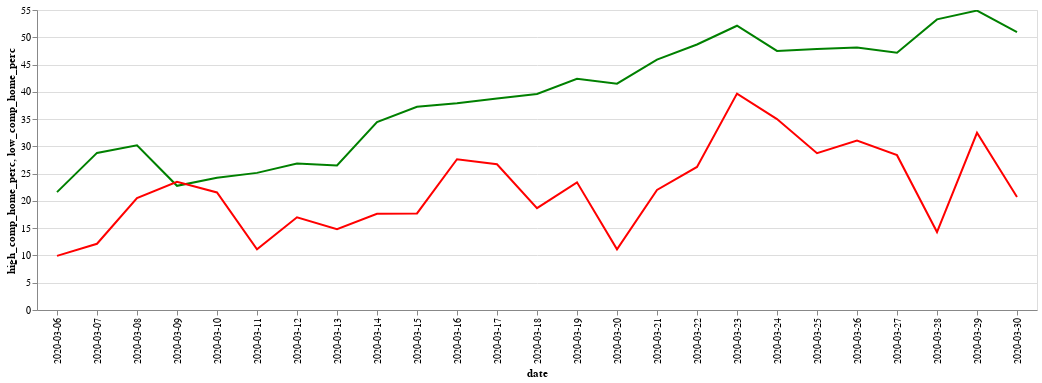

Here is the notebook cell this chart was saved with:
### Code cell
base = alt.Chart(df1.reset_index()).encode(x='date'
).properties(width = 1000)
alt.layer(
    base.mark_line(color='green').encode(y='high_comp_home_perc'),
    base.mark_line(color='red').encode(y='low_comp_home_perc')
).interactive()

### Figure 1 — Vega-Lite specification as saved in the notebook (floating-point values rounded to 4 significant figures)
{"config": {"view": {"continuousWidth": 400, "continuousHeight": 300}}, "layer": [{"mark": {"type": "line", "color": "green"}, "encoding": {"x": {"type": "nominal", "field": "date"}, "y": {"type": "quantitative", "field": "high_comp_home_perc"}}, "selection": {"selector001": {"type": "interval", "bind": "scales", "encodings": ["x", "y"]}}, "width": 1000}, {"mark": {"type": "line", "color": "red"}, "encoding": {"x": {"type": "nominal", "field": "date"}, "y": {"type": "quantitative", "field": "low_comp_home_perc"}}, "width": 1000}], "data": {"name": "data-806198746990bc9226a94b3867023325"}, "$schema": "https://vega.github.io/schema/vega-lite/v4.8.1.json", "datasets": {"data-806198746990bc9226a94b3867023325": [{"index": 40, "date": "2020-03-16", "high_comp_home_perc": 37.91, "low_comp_home_perc": 27.64}, {"index": 54, "date": "2020-03-06", "high_comp_home_perc": 21.61, "low_comp_home_perc": 9.921}, {"index": 55, "date": "2020-03-26", "high_comp_home_perc": 48.13, "low_comp_home_perc": 31.07}, {"index": 78, "date": "2020-03-25", "high_comp_home_perc": 47.86, "low_comp_home_perc": 28.75}, {"index": 100, "date": "2020-03-20", "high_comp_home_perc": 41.48, "low_comp_home_perc": 11.13}, {"index": 113, "date": "2020-03-24", "high_comp_home_perc": 47.5, "low_comp_home_perc": 35.0}, {"index": 130, "date": "2020-03-10", "high_comp_home_perc": 24.26, "low_comp_home_perc": 21.55}, {"index": 135, "date": "2020-03-12", "high_comp_home_perc": 26.84, "low_comp_home_perc": 17.0}, {"index": 146, "date": "2020-03-11", "high_comp_home_perc": 25.14, "low_comp_home_perc": 11.14}, {"index": 161, "date": "2020-03-13", "high_comp_home_perc": 26.5, "low_comp_home_perc": 14.82}, {"index": 162, "date": "2020-03-27", "high_comp_home_perc": 47.18, "low_comp_home_perc": 28.38}, {"index": 163, "date": "2020-03-22", "high_comp_home_perc": 48.68, "low_comp_home_perc": 26.23}, {"index": 172, "date": "2020-03-28", "high_comp_home_perc": 53.28, "low_comp_home_perc": 14.29}, {"index": 201, "date": "2020-03-19", "high_comp_home_perc": 42.39, "low_comp_home_perc": 23.41}, {"index": 234, "date": "2020-03-09", "high_comp_home_perc": 22.77, "low_comp_home_perc": 23.5}, {"index": 240, "date": "2020-03-29", "high_comp_home_perc": 54.9, "low_comp_home_perc": 32.48}, {"index": 270, "date": "2020-03-08", "high_comp_home_perc": 30.2, "low_comp_home_perc": 20.51}, {"index": 293, "date": "2020-03-15", "high_comp_home_perc": 37.26, "low_comp_home_perc": 17.71}, {"index": 296, "date": "2020-03-07", "high_comp_home_perc": 28.8, "low_comp_home_perc": 12.14}, {"index": 298, "date": "2020-03-17", "high_comp_home_perc": 38.79, "low_comp_home_perc": 26.72}, {"index": 305, "date": "2020-03-18", "high_comp_home_perc": 39.59, "low_comp_home_perc": 18.68}, {"index": 325, "date": "2020-03-14", "high_comp_home_perc": 34.44, "low_comp_home_perc": 17.63}, {"index": 331, "date": "2020-03-23", "high_comp_home_perc": 52.12, "low_comp_home_perc": 39.68}, {"index": 334, "date": "2020-03-30", "high_comp_home_perc": 50.94, "low_comp_home_perc": 20.73}, {"index": 353, "date": "2020-03-21", "high_comp_home_perc": 45.89, "low_comp_home_perc": 22.0}]}}
